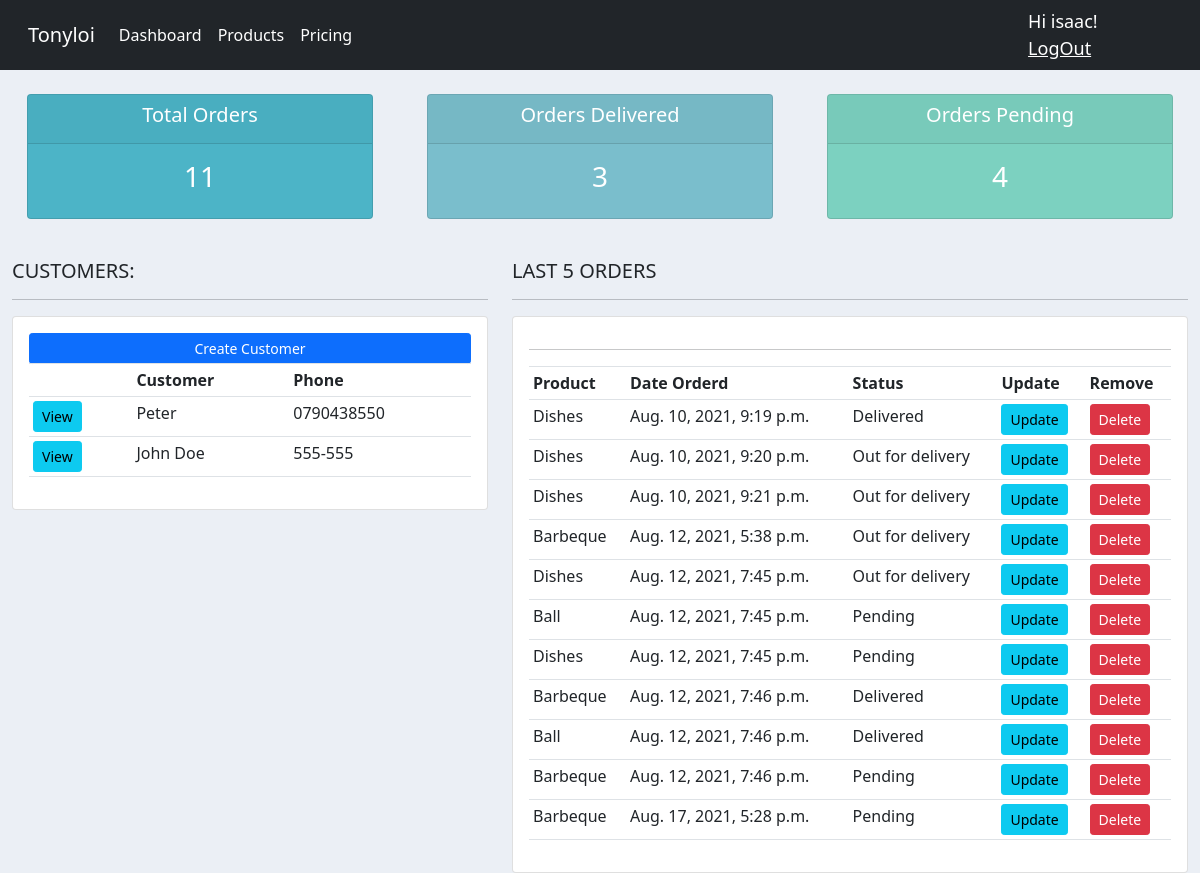
The app's page / (signed in) with its own data.
### accounts/models.py (models this page shows, shortened)
class Customer(models.Model):
    name = models.CharField(max_length = 200, null = True)
    phone = models.CharField(max_length = 200, null= True)
    email = models.CharField(max_length = 200, null = True)
    date = models.DateTimeField(auto_now_add = True, null = True)

class Order(models.Model):
    STATUS = (
        ('Pending', 'Pending'),
        ('Out for delivery', 'Out for delivery'),
        ('Delivered', 'Delivered')
    )
    customer = models.ForeignKey(Customer, null = True, on_delete=models.SET_NULL)
    product = models.ForeignKey(Product, null = True, on_delete = models.SET_NULL)
    status = models.CharField(max_length = 200, null = True, choices = STATUS)
    date_created = models.DateTimeField(auto_now_add = True, null= True)
    note = models.CharField(max_length = 1000, null = True)

class Product(models.Model):
    CATEGORIES = (
        ('Indoor', 'Indoor'),
        ('Out Door', 'Out Door'),
    )
    price = models.FloatField(null = True)
    name = models.CharField(max_length = 200, null = True)
    category = models.CharField(max_length = 200, null = True, choices = CATEGORIES)
    description = models.CharField(max_length = 200, null = True, blank = True)
    date_created = models.DateTimeField(auto_now_add = True, null = True)
    tags = models.ManyToManyField(Tag)
    def __str__(self):
        return self.name

### accounts/views.py (the view)
# urls.py: path('', views.home, name = "home"),
@login_required(login_url = 'login')
def home(request):
    customers = Customer.objects.all()
    orders = Order.objects.all()
    order_count = orders.count()
    total_customers = customers.count()
    total_orders = orders.count()
    delivered = orders.filter(status = 'Delivered').count()
    pending = orders.filter(status = 'Pending').count()
    context ={
    'customers': customers,
    'orders': orders,
    'total_orders': total_orders,
    'delivered': delivered,
    'pending': pending,
    }
    return render(request, 'accounts/dashboard.html', context)

### accounts/templates/accounts/dashboard.html (shortened to what this page needs)
 {% extends 'accounts/main.html' %}{% block content %} {% include 'accounts/status.html'%}
<br>
<div class="row">
    <div class="col-md-5">
        <h5>CUSTOMERS:</h5>
        <hr>
        <div class="card card-body">
            <a class="btn btn-primary  btn-sm btn-block" href="">Create Customer</a>
            <table class="table table-sm">
                <tr>
                    <th></th>
                    <th>Customer</th>
                    <th>Phone</th>
                </tr>
                {% for customer in customers %}
                <tr>
                  <td> <a class = "btn btn-sm btn-info" href = "{% url 'customer' customer.id %}"> View </a></td>
                  <td>{{customer.name}}</<td>
                  <td> {{customer.phone}}</td>
                  </tr>
                {% endfor %}
            </table>
        </div>
    </div>
    <div class="col-md-7">
        <h5>LAST 5 ORDERS</h5>
        <hr>
        <div class="card card-body">
          <hr>
            <table class="table table-sm">
                <tr>
                    <th>Product</th>
                    <th>Date Orderd</th>
                    <th>Status</th>
                    <th>Update</th>
                    <th>Remove</th>
                </tr>
                {% for order in orders %}
          <tr>
              <td> {{order.product}}</td>
              <td>{{order.date_created}}</td>
              <td>{{order.status}}</td>
              <td><a class = "btn btn-sm btn-info" href="{% url 'update_order' order.id %}">Update</a> </td>
              <td><a class = "btn btn-sm btn-danger" href="{% url 'delete_order' order.id %}">Delete</a></td>
          </tr>
                {% endfor %}
            </table>
        </div>
    </div>
</div>
{% endblock %}

### accounts/templates/accounts/main.html (shortened to what this page needs)
{% load static %}
<!DOCTYPE html>
<html>
<head>
    <link rel="stylesheet" href="https://stackpath.bootstrapcdn.com/bootstrap/4.3.1/css/bootstrap.min.css">
    <link href="https://cdn.jsdelivr.net/npm/bootstrap@5.0.2/dist/css/bootstrap.min.css" rel="stylesheet">
    <link rel='stylesheet' type='text/css' href="{% static '/css/main.css'%}">
</head>
<body>
    {% include 'accounts/navbar.html' %}
    <div class="container-fluid">
        {% block content %} {% endblock %}
    </div>
</body>
</html>

### accounts/templates/accounts/navbar.html (shortened to what this page needs)
<nav class="navbar navbar-expand-lg navbar-dark bg-dark">
    <div class="container-fluid">
        <a class="navbar-brand" href="#">Tonyloi</a>
        <div class="collapse navbar-collapse" id="navbarNav">
            <ul class="navbar-nav">
                <li class="nav-item">
                    <a class="nav-link active" aria-current="page" href="{% url 'home'%}">Dashboard</a>
                </li>
                <li class="nav-item">
                    <a class="nav-link active" href="{% url 'products' %}">Products</a>
                </li>
                <li class="nav-item">
                    <a class="nav-link active" href="#">Pricing</a>
                </li>
            </ul>
        </div>
    </div>
    <span class= "hello-msg" >Hi {{request.user}}! <a class = "hello-msg" href = "{% url 'logout'%}">LogOut</a> </span>
</nav>

### accounts/templates/accounts/status.html
{% load static %}
<br>
<div class="row">
    <div class="col">
        <div class="col-md">
            <div class="card text-center text-white  mb-3" id="total-orders">
                <div class="card-header">
                    <h5 class="card-title">Total Orders</h5>
                </div>
                <div class="card-body">
                    <h3 class="card-title"> {{total_orders}}</h3>
                </div>
            </div>
        </div>
    </div>
    <div class="col">
        <div class="col-md">
            <div class="card text-center text-white  mb-3" id="orders-delivered">
                <div class="card-header">
                    <h5 class="card-title">Orders Delivered</h5>
                </div>
                <div class="card-body">
                    <h3 class="card-title"> {{delivered}}</h3>
                </div>
            </div>
        </div>
    </div>
    <div class="col">
        <div class="col-md">
            <div class="card text-center text-white  mb-3" id="orders-pending">
                <div class="card-header">
                    <h5 class="card-title">Orders Pending</h5>
                </div>
                <div class="card-body">
                    <h3 class="card-title">{{pending}}</h3>
                </div>
            </div>
        </div>
    </div>
</div>

### static/css/main.css (style rules this page uses)
body { background-color: #ebeff5; }
#total-orders { background-color: #4cb4c7; }
#orders-delivered { background-color: #7abecc; }
#orders-pending { background-color: #7CD1C0; }

### accounts/templates/accounts/navbar.html (style rules this page uses)
.hello-msg { font-size: 18px; color: white; margin-right: 20px; }

### records on screen
Customer: name "Peter", phone "0790438550"
Customer: name "John Doe", phone "555-555"
Order: product "Dishes", date_created "Aug. 10, 2021, 9:19 p.m.", status "Delivered"
Order: product "Dishes", date_created "Aug. 10, 2021, 9:20 p.m.", status "Out for delivery"
Order: product "Dishes", date_created "Aug. 10, 2021, 9:21 p.m.", status "Out for delivery"
Order: product "Barbeque", date_created "Aug. 12, 2021, 5:38 p.m.", status "Out for delivery"
Order: product "Dishes", date_created "Aug. 12, 2021, 7:45 p.m.", status "Out for delivery"
Order: product "Ball", date_created "Aug. 12, 2021, 7:45 p.m.", status "Pending"
Order: product "Dishes", date_created "Aug. 12, 2021, 7:45 p.m.", status "Pending"
Order: product "Barbeque", date_created "Aug. 12, 2021, 7:46 p.m.", status "Delivered"
Order: product "Ball", date_created "Aug. 12, 2021, 7:46 p.m.", status "Delivered"
Order: product "Barbeque", date_created "Aug. 12, 2021, 7:46 p.m.", status "Pending"
Order: product "Barbeque", date_created "Aug. 17, 2021, 5:28 p.m.", status "Pending"

### other values on screen
{{ request.user }} "isaac"
{{ total_orders }} "11"
{{ delivered }} "3"
{{ pending }} "4"
